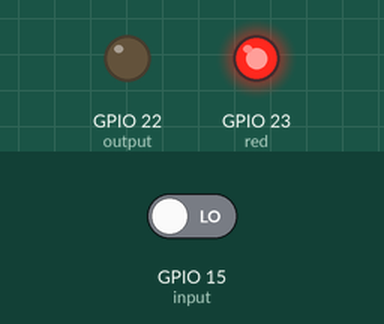
This program was run on a simulated ESP32. Parts: output pins drawn as LEDs (lit = HIGH). The test bench sets the inputs (shaded band); at power-on: GPIO 15 (input) LOW.

Above: at 1.2 s.
1.3 s: GPIO 15 (input) driven HIGH
At 1.9 s:
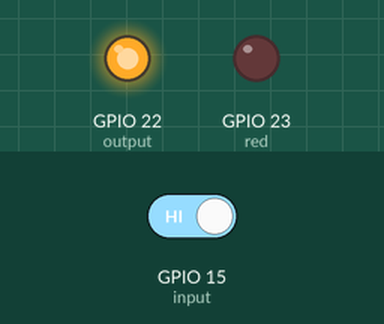
2.8 s: GPIO 15 (input) driven LOW
At 3.1 s:
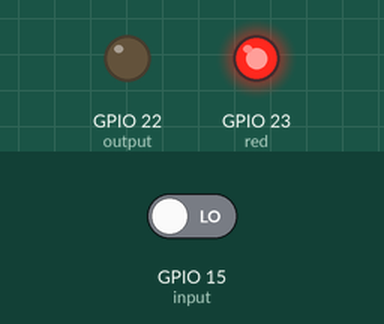
Timing chart, 0 to 5.8 s (numbered marks = the images above; inputs shaded):
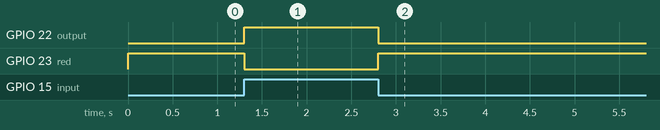

The program:

main.cpp
```cpp
#include <Arduino.h>
#define input 15
#define red 23
#define output 22


void setup() {
  // put your setup code here, to run once:
  pinMode(input, INPUT_PULLDOWN);
  pinMode(output, OUTPUT);
  pinMode(red,OUTPUT);
}

void loop() {
  // put your main code here, to run repeatedly:
  int inputState = digitalRead(input);
  if (inputState == 1){
    digitalWrite(output, HIGH);
    digitalWrite(red, LOW);
  }
  else if (inputState == 0){
    digitalWrite(output, LOW);
    digitalWrite(red, HIGH);
  }
}
```

Measured:
- after the input at 1.3 s, GPIO 22 (output): LOW → HIGH at once; GPIO 23 (red): HIGH → LOW at once
- after the input at 2.8 s, GPIO 22 (output): HIGH → LOW at once; GPIO 23 (red): LOW → HIGH at once
